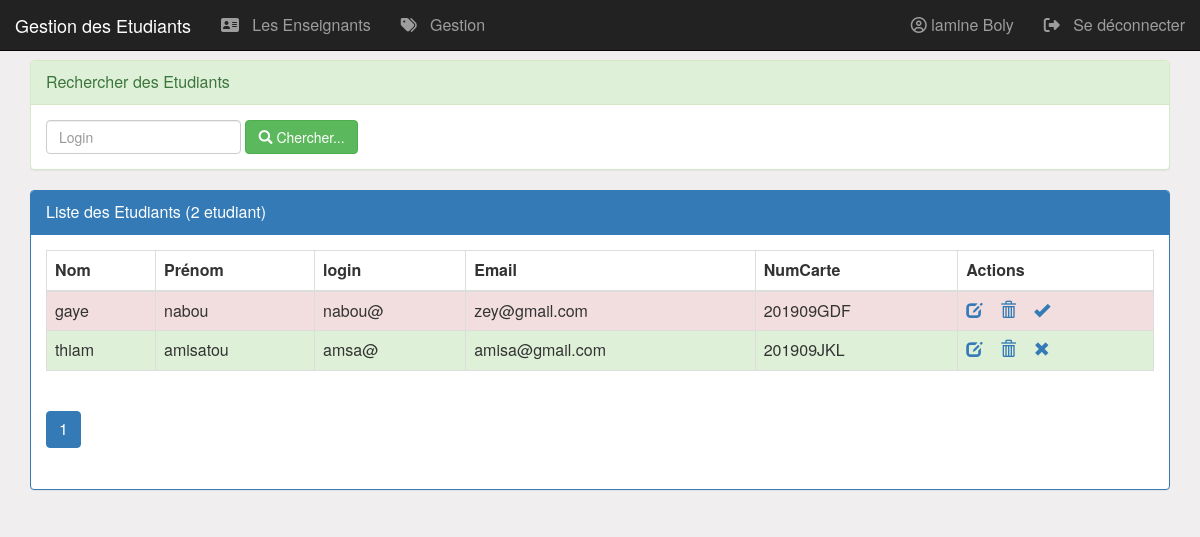
Screenshot of /Etudiant.php (signed in) with the database file from the repository.
### tables this page shows
CREATE TABLE `etudiant` (
  `idEtudiant` int(4) NOT NULL,
  `nom` varchar(100) NOT NULL,
  `prenom` varchar(100) NOT NULL,
  `login` varchar(50) DEFAULT NULL,
  `email` varchar(255) DEFAULT NULL,
  `NumCarte` varchar(50) DEFAULT NULL,
  `idClasse` int(11) NOT NULL,
  `etat` int(1) DEFAULT NULL,
  `pwd` varchar(255) DEFAULT NULL
);

### Etudiant.php (the view, shortened to what this page needs)
<?php
    require_once("connexiondb.php");
    $classe = $_SESSION['classe'];
    $login=isset($_GET['login'])?$_GET['login']:"";
    $size=isset($_GET['size'])?$_GET['size']:3;
    $page=isset($_GET['page'])?$_GET['page']:1;
     $requeteUser="select * from etudiant  where idClasse =$classe ";
    $requeteCount="select count(*) countUser from etudiant where idClasse =$classe  ";
    $resultatUser=$pdo->query($requeteUser);
    $resultatCount=$pdo->query($requeteCount);
    $tabCount=$resultatCount->fetch();
    $nbrUser=$tabCount['countUser'];
    $reste=$nbrUser % $size;
    if($reste===0)
        $nbrPage=$nbrUser/$size;
    else
        $nbrPage=floor($nbrUser/$size)+1;
?>
<!DOCTYPE HTML>
<HTML>
    <head>
        <link rel="stylesheet" type="text/css" href="css/bootstrap.css">
        <link rel="stylesheet" href="https://maxcdn.bootstrapcdn.com/bootstrap/3.4.0/css/bootstrap.min.css">
        <link rel="stylesheet" type="text/css" href="css/monstyle.css">
    </head>
    <body>
         <nav class="navbar navbar-inverse navbar-fixed-top">
<div class="container-fluid">
    <div class="navbar-header">
        <a href="Etudiant.php" class="navbar-brand">Gestion des Etudiants</a>
    </div>
    <ul class="nav navbar-nav">
        <li><a href="EnseignantResp.php">
                <i class="fa fa-vcard"></i>
                &nbsp Les Enseignants
            </a>
        </li>
        <li><a href="gestion.php">
                <i class="fa fa-tags"></i>
                &nbsp Gestion
            </a>
        </li>
    </ul>
    <ul class="nav navbar-nav navbar-right">
        <li>
        <a href="#">
                <i class="fa fa-user-circle-o"></i>
                <?php echo  ' '.$_SESSION['prenom'].' '.$_SESSION['nom']?>
            </a>
        </li>
        <li>
            <a href="seDeconnecter.php">
                <i class="fa fa-sign-out"></i>
                &nbsp Se déconnecter
            </a>
        </li>
    </ul>
</div>
</nav>
        <div class="container">
            <div class="panel panel-success margetop60">
				<div class="panel-heading">Rechercher des Etudiants</div>
				<div class="panel-body">
					<form method="get" action="Etudiant.php" class="form-inline">
						<div class="form-group">
                            <input type="text" name="login"
                                   placeholder="Login"
                                   class="form-control"
                                   value="<?php echo $login ?>"/>
                        </div>
				        <button type="submit" class="btn btn-success">
                            <span class="glyphicon glyphicon-search"></span>
                            Chercher...
                        </button>
					</form>
				</div>
			</div>
            <div class="panel panel-primary">
                <div class="panel-heading">Liste des Etudiants (<?php echo $nbrUser ?> etudiant)</div>
                <div class="panel-body">
                    <table class="table table-striped table-bordered">
                        <thead>
                            <tr>
                            <th>Nom</th> <th>Prénom</th> <th>login</th> <th>Email</th> <th>NumCarte</th> <th>Actions</th>
                            </tr>
                        </thead>
                        <tbody>
                            <?php while($user=$resultatUser->fetch()){ ?>
                                <tr class="<?php echo $user['etat']==1?'success':'danger'?>">
                                    <td><?php echo $user['nom'] ?> </td>
                                    <td><?php echo $user['prenom'] ?> </td>
                                    <td><?php echo $user['login'] ?> </td>
                                    <td><?php echo $user['email'] ?> </td>
                                    <td><?php echo $user['NumCarte'] ?> </td>
                                   <td>
                                        <a href="editerEtudiant.php?idUser=<?php echo $user['idEtudiant'] ?>">
                                            <span class="glyphicon glyphicon-edit"></span>
                                        </a>
                                        <a onclick="return confirm('Etes vous sur de vouloir supprimer cet etudiant')"
                                            href="supprimerEtudiant.php?idUser=<?php echo $user['idEtudiant'] ?>">
                                                <span class="glyphicon glyphicon-trash"></span>
                                        </a>
                <a href="activerEtudiant.php?idUser=<?php echo $user['idEtudiant'] ?>&etat=<?php echo $user['etat']  ?>">
                                                <?php
                                                    if($user['etat']==1)
                                                        echo '<span class="glyphicon glyphicon-remove"></span>';
                                                    else
                                                        echo '<span class="glyphicon glyphicon-ok"></span>';
                                                ?>
                                            </a>
                                        </td>
                                </tr>
                             <?php } ?>
                        </tbody>
                    </table>
                <div>
                    <ul class="pagination">
                        <?php for($i=1;$i<=$nbrPage;$i++){ ?>
                            <li class="<?php if($i==$page) echo 'active' ?>">
            <a href="Etudiant.php?page=<?php echo $i;?>&login=<?php echo $login ?>">
                                    <?php echo $i; ?>
                                </a>
                             </li>
                        <?php } ?>
                    </ul>
                </div>
                </div>
            </div>
        </div>
    </body>
</HTML>

### css/monstyle.css (style rules this page uses)
.margetop60 { margin-top: 60px; }
body { background-color: rgb(240, 238, 238); font-size: 16px; }

### rows the page displays
etudiant: nom "gaye", prenom "nabou", login "nabou@", email "zey@gmail.com", NumCarte "201909GDF", etat 0 (drawn)
etudiant: nom "thiam", prenom "amisatou", login "amsa@", email "amisa@gmail.com", NumCarte "201909JKL", etat 1 (drawn)

### other values shown
$_SESSION['prenom'] "lamine"
$_SESSION['nom'] "Boly"
$nbrUser "2"
